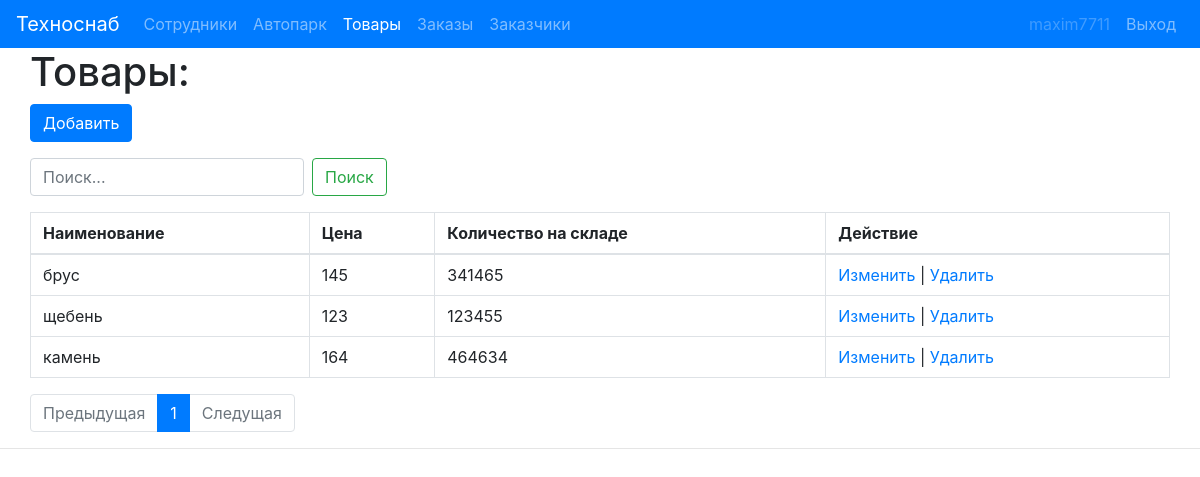
/services/ (signed in), run on the app's committed database.
### services/models.py (models this page shows, shortened)
class Product(models.Model):
    product_caption = models.CharField(max_length=20, verbose_name="Наименование продукта")
    price = models.PositiveIntegerField(verbose_name="Цена")
    quantity_in_stock = models.IntegerField(verbose_name="Количество на складе")
    class Meta:
        verbose_name = "Продукт"
        verbose_name_plural ="Продукты"

### services/views.py (the view)
# urls.py: path('services/', include('services.urls')),
def services(request):
    search_query = request.GET.get('search', '')
    if search_query:
        product = Product.objects.filter(Q(product_caption__icontains=search_query))
    else:
        product = Product.objects.all()
    paginator = Paginator(product, 10)
    page_number = request.GET.get('page', 1)
    page = paginator.get_page(page_number)
    is_paginated = page.has_other_pages()
    if page.has_previous():
        prev_url = '?page={}'.format(page.previous_page_number())
    else:
        prev_url = ''
    if page.has_next():
        next_url = '?page={}'.format(page.next_page_number())
    else:
        next_url = ''
    context = {
        'page_object': page,
        'is_paginated': is_paginated,
        'next_page_url': next_url,
        'prev_page_url': prev_url
    }
    return render(request, 'services.html', context=context)

### services/templates/services.html (shortened to what this page needs)
{% extends 'base.html' %}
{% block content%}
<div class="container">
	<div class="row">
		<div class="col">
			<h1>Товары:</h1>
			<p><a href="create/" class="btn btn-primary">Добавить</a></p>
			<p>
				<form method="get" class="form-inline">
				    <input class="form-control mr-sm-2" type="search" name="search" placeholder="Поиск..." aria-label="Поиск..." required="">
				    <button class="btn btn-outline-success my-2 my-sm-0" type="submit">Поиск</button>
				</form>
			</p>
			<table class="table table-bordered">
			  <thead>
			    <tr>
			      <th scope="col">Наименование</th>
			      <th scope="col">Цена</th>
			      <th scope="col">Количество на складе</th>
			      <th scope="col">Действие</th>
			    </tr>
			  </thead>
			  <tbody>
			  	{% for product in page_object.object_list %}
			    	<tr>
					      <td>{{product.product_caption}}</td>
					      <td>{{product.price}}</td>
					      <td>{{product.quantity_in_stock}}</td>
					      <td><a href="edit/{{product.id}}">Изменить </a> | <a href="delete/{{product.id}}">Удалить</a></td>
			   	 	</tr>
			    {% endfor %}
			  </tbody>
			</table>
				<nav aria-label="...">
						  <ul class="pagination">
							    <li class="page-item {%if not prev_page_url %} disabled {% endif %}">
							      	<a class="page-link" href="{{ prev_page_url }}" tabindex="-1" aria-disabled="true">Предыдущая</a>
							    </li>
								{% for n in page_object.paginator.page_range %}
									{% if page_object.number == n %}
										<li class="page-item active" aria-current="page">
									    	<a class="page-link" href="?page={{ n }}">{{ n }} <span class="sr-only">(current)</span></a>
									    </li>
										{% elif n > page_object.number|add:-3 and n < page_object.number|add:3 %}
									    <li class="page-item">
									    	<a class="page-link" href="?page={{ n }}">{{ n }}</a>
									    </li>
									{% endif %}
								{% endfor %}
							    <li class="page-item {%if not next_page_url %} disabled {% endif %}">
							      	<a class="page-link" href="{{ next_page_url }} ">Следущая</a>
							    </li>
						  </ul>
					</nav>
		</div>
	</div>
</div>
{% endblock %}

### main/templates/base.html (shortened to what this page needs)
<!DOCTYPE html>
<html lang="en">
<head>
	{% load static %}
	<link rel="stylesheet" href="https://stackpath.bootstrapcdn.com/bootstrap/4.4.1/css/bootstrap.min.css">
	<link rel="stylesheet" href="{% static 'css/reset.css' %}">
	<link rel="stylesheet" href="{% static 'css/BaseStyle.css' %}">
</head>
<body>
 <nav class="navbar navbar-expand-lg  navbar-dark bg-primary">
  <a class="navbar-brand" href="#">Техноснаб</a>
  <div class="collapse navbar-collapse" id="navbarSupportedContent">
	   <ul class="navbar-nav mr-auto">
				      {% url 'workers' as url_workers %}
								{% url 'cars' as url_cars %}
								{% url 'services' as url_services %}
								{% url 'orders' as url_orders %}
								{% url 'customers' as url_customers %}
								{% url 'login' as url_login %}
								{% url 'logout' as url_logout %}
								{% url 'register' as url_register %}
								<li class="nav-item "><a class="nav-link {% if url_workers == request.path %}active{% endif %}" href="{{url_workers}}">Сотрудники</a></li>
								<li class="nav-item "><a class="nav-link {% if url_cars == request.path %}active{% endif %} " href="{{url_cars}}">Автопарк</a></li>
								<li class="nav-item "><a class="nav-link {% if url_services == request.path %}active{% endif %}" href="{{url_services}}">Товары</a></li>
								<li class="nav-item "><a class="nav-link {% if url_orders == request.path %}active{% endif %}" href="{{url_orders}}">Заказы</a></li>
								<li class="nav-item "><a class="nav-link {% if url_customers == request.path %}active{% endif %}" href="{{url_customers}}">Заказчики</a></li>
				    </ul>
				    <form class="form-inline my-2 my-lg-0">
						    <ul class="navbar-nav ">
								{% if user.is_staff %}
									<li class="nav-item "><a class="nav-link disabled" href="{{url_register}}">{{request.user}}</a></li>
									<li class="nav-item "><a class="nav-link {% if url_logout == request.path %}active{% endif %}" href="{{url_logout}}">Выход</a></li>
								{% else %}
									<li class="nav-item "><a class="nav-link {% if url_login == request.path %}active{% endif %}" href="{{url_login}}">Авторизация</a></li>
								{% endif %}
							</ul>
    </form>
  </div>
</nav>
	<div class="container-fluid">
		<div class="row">
			<div class="col">
	{% if request.user.is_authenticated  %}
	{% block content%}
	{% endblock %}
	{% else %}
		<h1>Вы не авторизованы</h1>
	{% endif %}
			</div>
		</div>
	</div>
	<footer class="footer text-muted justify ">
					<hr>
	</footer>
</body>
</html>

### main/static/css/BaseStyle.css (style rules this page uses)
.container { padding-left: 0px; padding-right: 0px; width: 100%; }

### data on the page
Product: product_caption "брус", price "145", quantity_in_stock "341465"
Product: product_caption "щебень", price "123", quantity_in_stock "123455"
Product: product_caption "камень", price "164", quantity_in_stock "464634"

### other printed values
{{ request.user }} "maxim7711"
{{ n }} "1"
